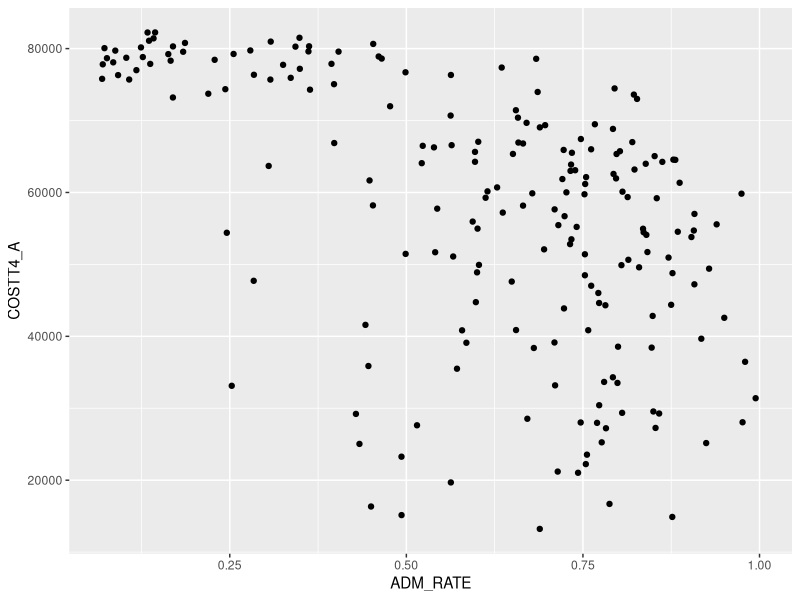
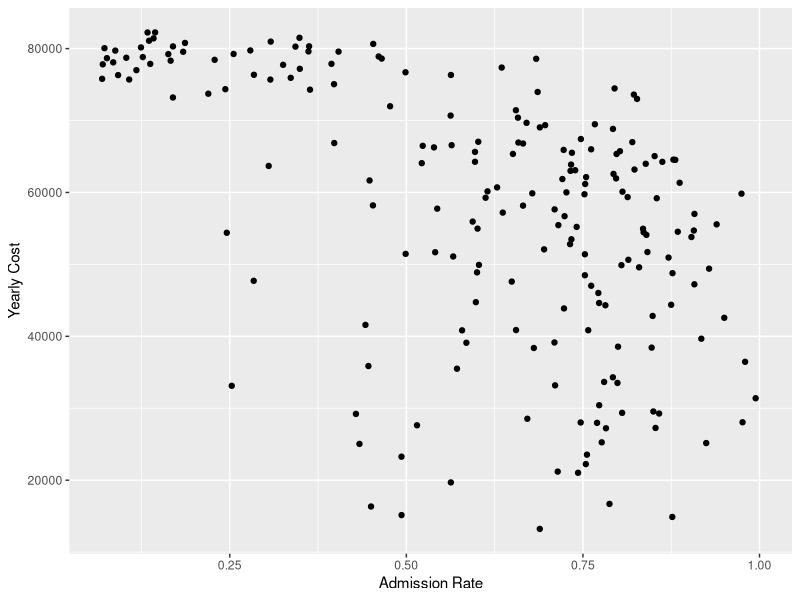
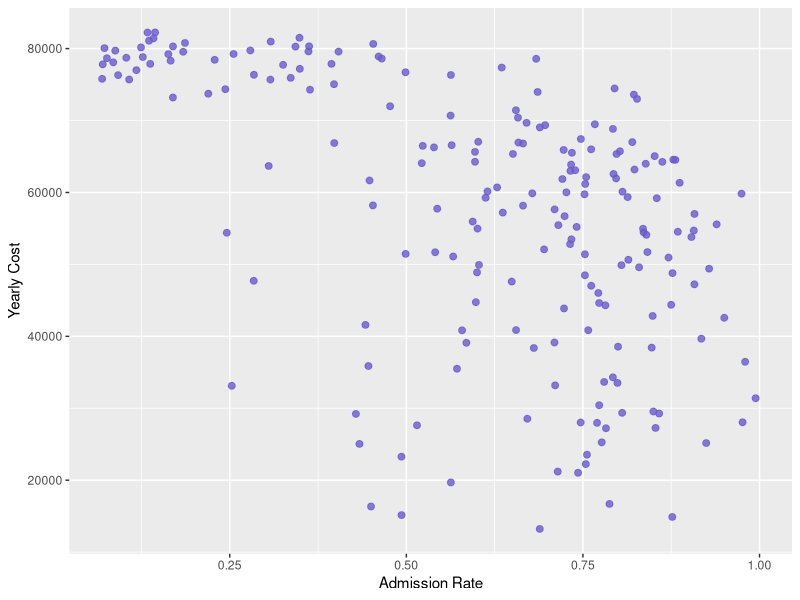
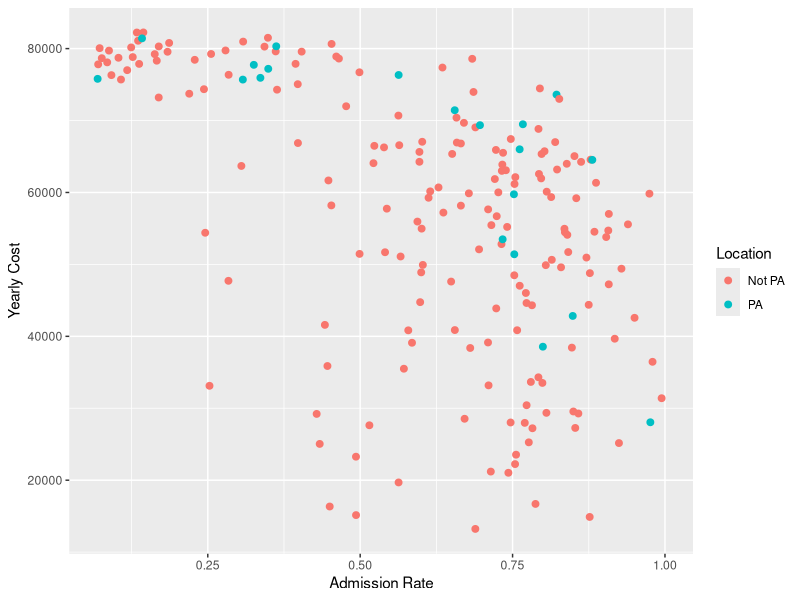
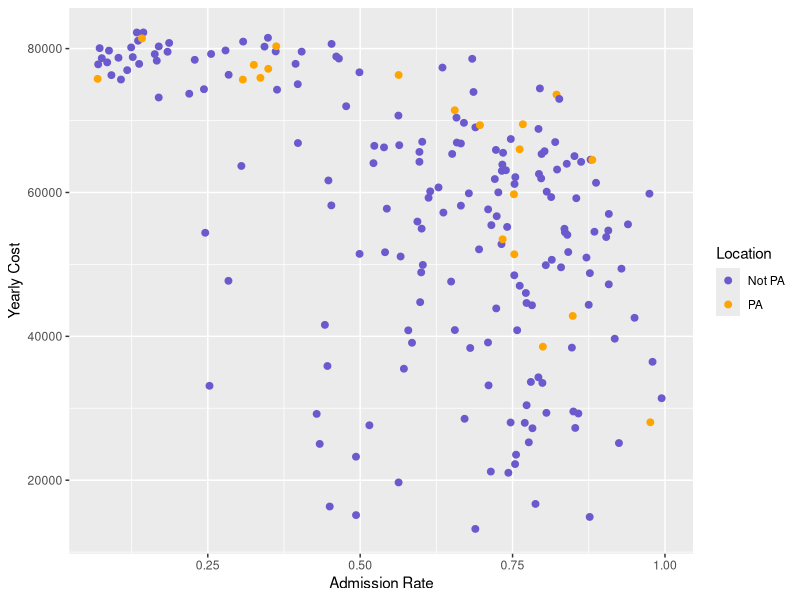
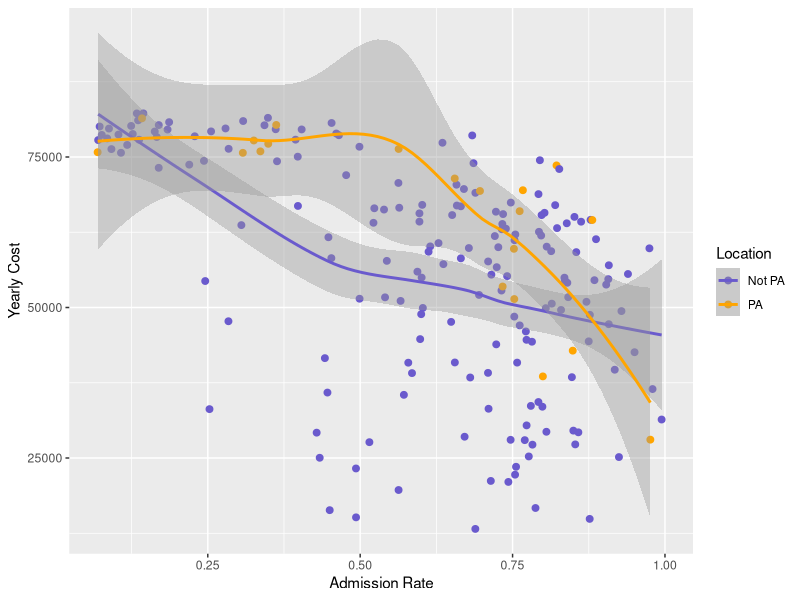
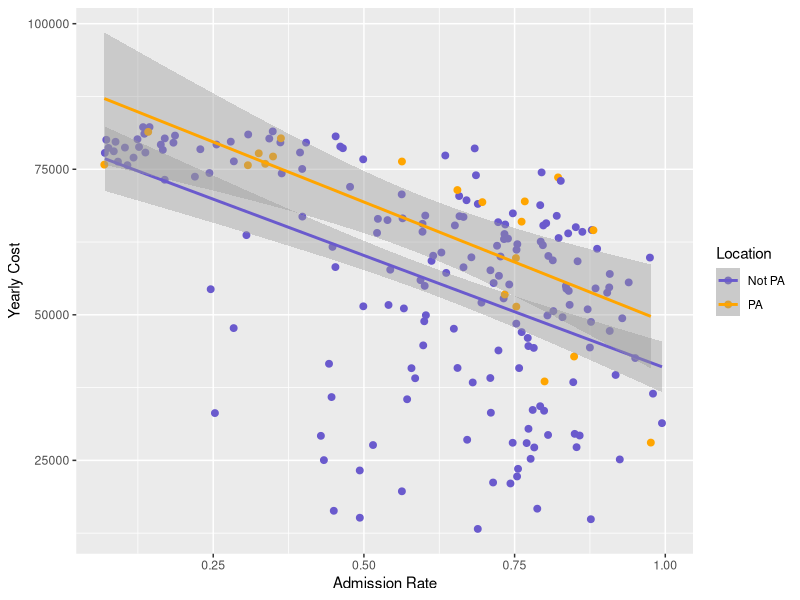
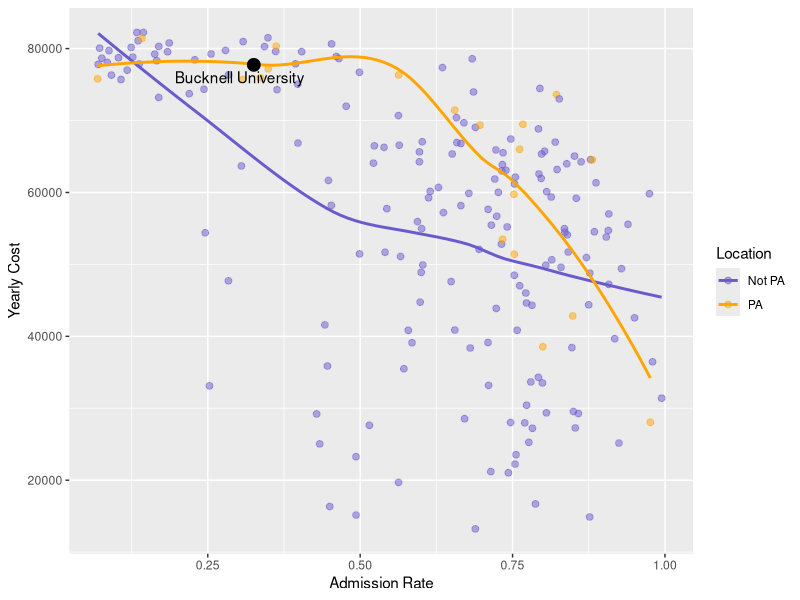

Reproduce these figures in R, in order.
## ---- chunk 1
x<-5
x+2

x <- 5
x + 2
## ---- chunk 2
library(tidyverse)
library(ggrepel)
## ---- chunk 3
# Load the data
colleges <- read_csv("data/ccbasic21.csv") 


# Wrangling data (will discuss next time!)
colleges <- colleges %>%
  mutate(Location = if_else(STABBR == "PA", "PA", "Not PA"),
         CONTROL_CAT = case_match(CONTROL, 
                                  1 ~ "Public",
                                  2 ~ "Private non-profit"),
         HIGHDEG_CAT = case_match(HIGHDEG,
                                  3 ~ "Bachelor's degree",
                                  4 ~ "Graduate degree"))
  

# Inspect the data
glimpse(colleges)
## ---- chunk 4
ggplot(data = colleges,
       mapping = aes(x = ADM_RATE, 
                     y = COSTT4_A)) +
  geom_point()
## ---- chunk 5
ggplot(data = colleges,
       mapping = aes(x = ADM_RATE, 
                     y = COSTT4_A)) +
  geom_point() + 
  labs(x = "Admission Rate", y = "Yearly Cost")
## ---- chunk 6
ggplot(data = colleges,
       mapping = aes(x = ADM_RATE, 
                     y = COSTT4_A)) +
  geom_point(alpha = 0.8, size = 2, color = "slateblue") + 
  labs(x = "Admission Rate", y = "Yearly Cost")
## ---- chunk 7
ggplot(data = colleges,
       mapping = aes(x = ADM_RATE, 
                     y = COSTT4_A,
                     color = Location)) +
  geom_point(size = 2) + 
  labs(x = "Admission Rate", y = "Yearly Cost")
## ---- chunk 8
ggplot(data = colleges,
       mapping = aes(x = ADM_RATE, 
                     y = COSTT4_A,
                     color = Location)) +
  geom_point(size = 2) + 
  labs(x = "Admission Rate", y = "Yearly Cost") +
  scale_color_manual(values = c("slateblue", "orange"))
## ---- chunk 9
ggplot(data = colleges,
       mapping = aes(x = ADM_RATE, 
                     y = COSTT4_A,
                     color = Location)) +
  geom_point(size = 2) + 
  labs(x = "Admission Rate", y = "Yearly Cost") +
  scale_color_manual(values = c("slateblue", "orange")) +
  geom_smooth()


ggplot(data = colleges,
       mapping = aes(x = ADM_RATE, 
                     y = COSTT4_A,
                     color = Location)) +
  geom_point(size = 2) + 
  labs(x = "Admission Rate", y = "Yearly Cost") +
  scale_color_manual(values = c("slateblue", "orange")) +
  geom_smooth(method = lm)
## ---- chunk 10
Bucknell <- filter(colleges, INSTNM == "Bucknell University")
## ---- chunk 11
ggplot(data = colleges,
       mapping = aes(x = ADM_RATE, 
                     y = COSTT4_A,
                     color = Location)) +
  geom_point(size = 2, alpha = .5) + 
  labs(x = "Admission Rate", y = "Yearly Cost") +
  scale_color_manual(values = c("slateblue", "orange")) +
  geom_smooth(se = FALSE) +
  geom_point(data = Bucknell, size = 4, color = "black") +
  geom_text_repel(data = Bucknell, mapping = aes(label = INSTNM), 
            color = "black")

## ---- chunk 12
ggplot(data = colleges, mapping = aes(x = ADM_RATE)) +
  geom_histogram(bins = 15, color = "cyan4", fill = "cyan3")
## ---- chunk 13
ggplot(data = colleges, mapping = aes(y = ADM_RATE,
                                      x = as.character(CONTROL))) +
  geom_boxplot()

# Or recode CONTROL
ggplot(data = colleges, mapping = aes(y = ADM_RATE,
                                      x = CONTROL_CAT)) +
  geom_boxplot()
## ---- chunk 14
ggplot(data = colleges, mapping = aes(y = ADM_RATE,
                                      x = CONTROL_CAT,
                                      fill = HIGHDEG_CAT)) +
  geom_boxplot()
## ---- chunk 15
# Graph of counts
ggplot(data = colleges, mapping = aes(x = CONTROL_CAT,
                                      fill = HIGHDEG_CAT)) +
  geom_bar() 

# Graph of dodged counts
ggplot(data = colleges, mapping = aes(x = CONTROL_CAT,
                                      fill = HIGHDEG_CAT)) +
  geom_bar(position = "dodge") 

# Graph of proportions
ggplot(data = colleges, mapping = aes(x = CONTROL_CAT,
                                      fill = HIGHDEG_CAT)) +
  geom_bar(position = "fill")         
